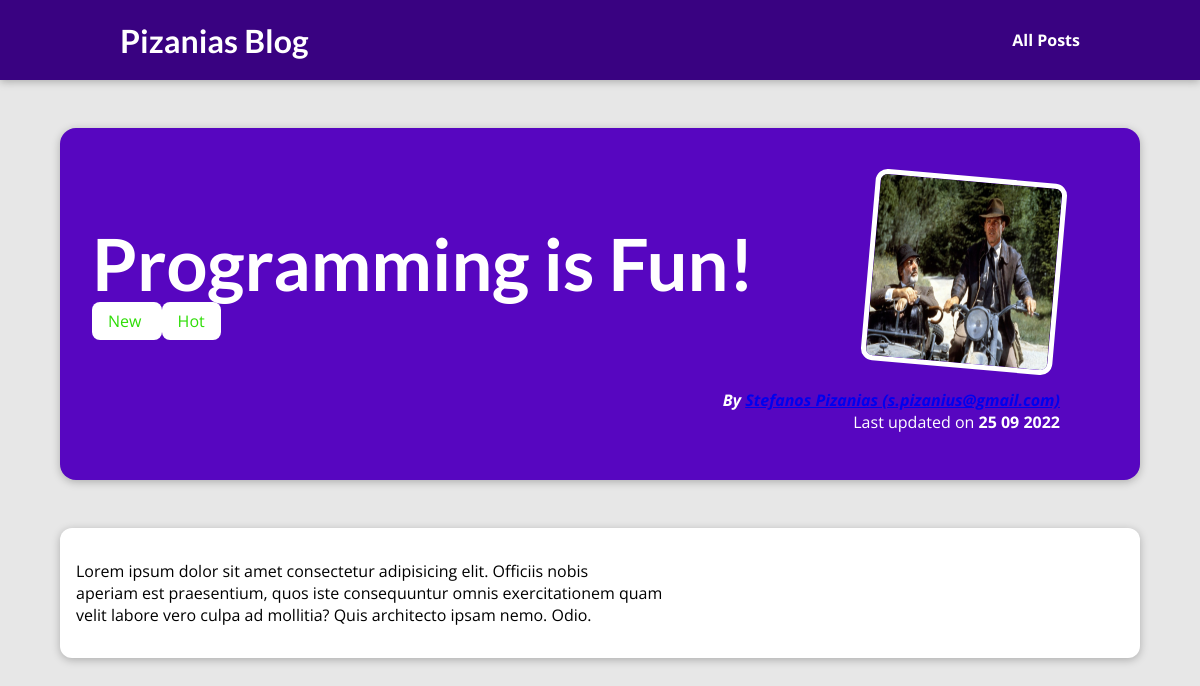
Page /posts/programming-is-fun on the committed database.
### blog/models.py (models this page shows, shortened)
class Post(models.Model):
    title = models.CharField(max_length=150)
    excerpt = models.CharField(max_length=200)
    image_name = models.CharField(max_length=100)
    date = models.DateField(auto_now=True)
    slug = models.SlugField(unique=True, db_index=True)
    content = models.TextField(validators=[MinLengthValidator(10)])
    author = models.ForeignKey(Author, on_delete=models.SET_NULL, null=True,  related_name="posts")
    tags = models.ManyToManyField(Tag)

class Tag(models.Model):
    caption = models.CharField(max_length=20)

class Author(models.Model):
    first_name = models.CharField(max_length=100)
    last_name = models.CharField(max_length=100)
    email_address = models.EmailField()
    def full_name(self):
        return f"{self.first_name} {self.last_name}"
    def __str__(self):
        return f"{self.full_name()} ({self.email_address})"

### blog/views.py (the view)
# urls.py: path("posts/<slug:slug>", views.post_detail, name="post-detail-page")
def post_detail(request, slug):
    identified_post = get_object_or_404(Post, slug=slug)
    return render(request, "blog/post-detail.html", {
        "post": identified_post,
        "post_tags": identified_post.tags.all()
    })

### blog/templates/blog/post-detail.html (shortened to what this page needs)
{% extends "base.html" %}
{% load static %}
{% block css_files %}
    <link rel="stylesheet" href="{% static "blog/post-detail.css" %}"/>
{% endblock %}
{% block content %}
    <section id="summary">
        <h2>{{ post.title }}</h2>
        <div>
            {% for tag in post_tags %}
                <span class="tag"> {{ tag.caption }} </span>
            {% endfor %}
        </div>
        <article>
            <img src="{% static "blog/images/"|add:post.image_name %}" alt="{{ post.title}}"/>
            <address>By <a href="mailto:{{ post.author.email_address }}"> {{ post.author}}</a></address>
            <div>
                Last updated on <time>{{ post.date|date:"d m Y" }}</time>
            </div>
        </article>
    </section>
    <main>
        {{ post.content|linebreaks }}
    </main>
{% endblock %}

### static/app.css (style rules this page uses)
* { box-sizing: border-box; }
html { font-family: 'Open Sans', 'Lato', sans-serif; }
body { margin: 0; }
h1, h2, h3 { font-family: 'Lato', sans-serif; font-weight: bold; }

### blog/static/blog/post-detail.css (style rules this page uses)
body { background-color: #e7e7e7; }
#summary { margin: 8rem auto 3rem auto; padding: 2rem; width: 90%; max-width: 90rem; border-radius: 16px; background-color: #5706c0; position: relative; box-shadow: 0 2px 8px rgba(0, 0, 0, 0.25); height: 22rem; }
#summary h2 { color: white; font-size: 4.5rem; margin-bottom: 0.25rem; }
#summary article { position: absolute; top: 2rem; right: 3rem; padding: 1rem 2rem; border-radius: 12px; text-align: right; color: white; }
#summary article img { width: 12rem; height: 12rem; border-radius: 12px; transform: rotateZ(5deg); border: 5px solid white; margin-bottom: 1rem; }
#summary address { font-weight: bold; }
#summary time { font-weight: bold; }
.tag { background-color: white; color: #2ddd05; padding: 0.5rem 1rem; border-radius: 8px; }
main { width: 90%; max-width: 90rem; margin: 3rem auto; background-color: white; padding: 1rem; border-radius: 12px; box-shadow: 0 2px 8px rgba(0, 0, 0, 0.25); }

### rows in the picture
Post: title "Programming is Fun!", image_name (picture), author "Stefanos Pizanias (s.pizanius@gmail.com)", date "25 09 2022", content "Lorem ipsum dolor sit amet consectetur adipisicing elit. Officiis nobis aperiam est praesentium, quos iste consequuntur omnis exercitationem quam velit labore vero culpa ad mollitia? Quis architecto ipsam nemo. Odio."
Tag: caption "New"
Tag: caption "Hot"
